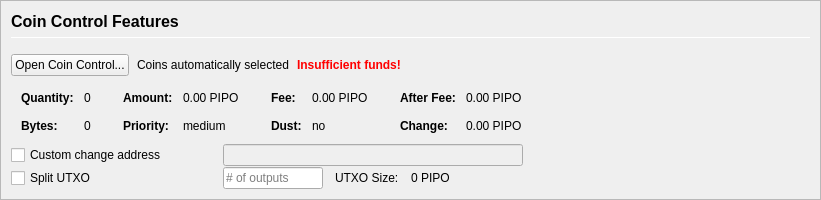
         <widget class="QFrame" name="frameCoinControl">
          <property name="sizePolicy">
           <sizepolicy hsizetype="Expanding" vsizetype="Expanding">
            <horstretch>0</horstretch>
            <verstretch>0</verstretch>
           </sizepolicy>
          </property>
          <property name="maximumSize">
           <size>
            <width>16777215</width>
            <height>16777215</height>
           </size>
          </property>
          <property name="frameShape">
           <enum>QFrame::StyledPanel</enum>
          </property>
          <property name="frameShadow">
           <enum>QFrame::Sunken</enum>
          </property>
          <layout class="QVBoxLayout" name="verticalLayoutCoinControl2">
           <property name="spacing">
            <number>0</number>
           </property>
           <property name="margin">
            <number>0</number>
           </property>
           <item>
            <widget class="QFrame" name="frameCoinControl_BG">
             <layout class="QVBoxLayout" name="verticalLayoutCoinControl" stretch="0,0,0,0,0,0">
              <property name="spacing">
               <number>1</number>
              </property>
              <property name="leftMargin">
               <number>10</number>
              </property>
              <property name="topMargin">
               <number>10</number>
              </property>
              <item>
               <layout class="QHBoxLayout" name="horizontalLayoutCoinControl1">
                <property name="bottomMargin">
                 <number>15</number>
                </property>
                <item>
                 <layout class="QVBoxLayout" name="verticalLayout_3">
                  <property name="spacing">
                   <number>6</number>
                  </property>
                  <item>
                   <widget class="QLabel" name="labelCoinControlFeatures">
                    <property name="sizePolicy">
                     <sizepolicy hsizetype="Preferred" vsizetype="Maximum">
                      <horstretch>0</horstretch>
                      <verstretch>0</verstretch>
                     </sizepolicy>
                    </property>
                    <property name="minimumSize">
                     <size>
                      <width>0</width>
                      <height>20</height>
                     </size>
                    </property>
                    <property name="font">
                     <font>
                      <pointsize>12</pointsize>
                      <weight>75</weight>
                      <bold>true</bold>
                     </font>
                    </property>
                    <property name="styleSheet">
                     <string notr="true">font-weight:bold;</string>
                    </property>
                    <property name="text">
                     <string>Coin Control Features</string>
                    </property>
                   </widget>
                  </item>
                  <item>
                   <widget class="Line" name="line">
                    <property name="minimumSize">
                     <size>
                      <width>0</width>
                      <height>1</height>
                     </size>
                    </property>
                    <property name="maximumSize">
                     <size>
                      <width>16777215</width>
                      <height>1</height>
                     </size>
                    </property>
                    <property name="orientation">
                     <enum>Qt::Horizontal</enum>
                    </property>
                   </widget>
                  </item>
                 </layout>
                </item>
               </layout>
              </item>
              <item>
               <layout class="QHBoxLayout" name="horizontalLayoutCoinControl2" stretch="0,0,0,0">
                <property name="spacing">
                 <number>8</number>
                </property>
                <property name="bottomMargin">
                 <number>10</number>
                </property>
                <item>
                 <widget class="QPushButton" name="pushButtonCoinControl">
                  <property name="styleSheet">
                   <string notr="true"/>
                  </property>
                  <property name="text">
                   <string>Open Coin Control...</string>
                  </property>
                  <property name="autoDefault">
                   <bool>false</bool>
                  </property>
                 </widget>
                </item>
                <item>
                 <widget class="QLabel" name="labelCoinControlAutomaticallySelected">
                  <property name="text">
                   <string>Coins automatically selected</string>
                  </property>
                  <property name="margin">
                   <number>5</number>
                  </property>
                 </widget>
                </item>
                <item>
                 <widget class="QLabel" name="labelCoinControlInsuffFunds">
                  <property name="font">
                   <font>
                    <weight>75</weight>
                    <bold>true</bold>
                   </font>
                  </property>
                  <property name="styleSheet">
                   <string notr="true">color:red;font-weight:bold;</string>
                  </property>
                  <property name="text">
                   <string>Insufficient funds!</string>
                  </property>
                  <property name="margin">
                   <number>5</number>
                  </property>
                 </widget>
                </item>
                <item>
                 <spacer name="horizontalSpacerCoinControl">
                  <property name="orientation">
                   <enum>Qt::Horizontal</enum>
                  </property>
                  <property name="sizeHint" stdset="0">
                   <size>
                    <width>40</width>
                    <height>1</height>
                   </size>
                  </property>
                 </spacer>
                </item>
               </layout>
              </item>
              <item>
               <widget class="QWidget" name="widgetCoinControl" native="true">
                <property name="sizePolicy">
                 <sizepolicy hsizetype="Preferred" vsizetype="Preferred">
                  <horstretch>0</horstretch>
                  <verstretch>0</verstretch>
                 </sizepolicy>
                </property>
                <property name="minimumSize">
                 <size>
                  <width>0</width>
                  <height>0</height>
                 </size>
                </property>
                <property name="styleSheet">
                 <string notr="true"/>
                </property>
                <layout class="QHBoxLayout" name="horizontalLayoutCoinControl5">
                 <property name="margin">
                  <number>0</number>
                 </property>
                 <item>
                  <layout class="QHBoxLayout" name="horizontalLayoutCoinControl3" stretch="0,0,0,1">
                   <property name="spacing">
                    <number>20</number>
                   </property>
                   <property name="topMargin">
                    <number>0</number>
                   </property>
                   <property name="bottomMargin">
                    <number>10</number>
                   </property>
                   <item>
                    <layout class="QFormLayout" name="formLayoutCoinControl1">
                     <property name="horizontalSpacing">
                      <number>10</number>
                     </property>
                     <property name="verticalSpacing">
                      <number>14</number>
                     </property>
                     <property name="leftMargin">
                      <number>10</number>
                     </property>
                     <property name="topMargin">
                      <number>4</number>
                     </property>
                     <property name="rightMargin">
                      <number>6</number>
                     </property>
                     <item row="0" column="0">
                      <widget class="QLabel" name="labelCoinControlQuantityText">
                       <property name="font">
                        <font>
                         <weight>75</weight>
                         <bold>true</bold>
                        </font>
                       </property>
                       <property name="text">
                        <string>Quantity:</string>
                       </property>
                       <property name="margin">
                        <number>0</number>
                       </property>
                      </widget>
                     </item>
                     <item row="0" column="1">
                      <widget class="QLabel" name="labelCoinControlQuantity">
                       <property name="cursor">
                        <cursorShape>IBeamCursor</cursorShape>
                       </property>
                       <property name="contextMenuPolicy">
                        <enum>Qt::ActionsContextMenu</enum>
                       </property>
                       <property name="text">
                        <string notr="true">0</string>
                       </property>
                       <property name="margin">
                        <number>0</number>
                       </property>
                       <property name="textInteractionFlags">
                        <set>Qt::LinksAccessibleByMouse|Qt::TextSelectableByKeyboard|Qt::TextSelectableByMouse</set>
                       </property>
                      </widget>
                     </item>
                     <item row="1" column="0">
                      <widget class="QLabel" name="labelCoinControlBytesText">
                       <property name="font">
                        <font>
                         <weight>75</weight>
                         <bold>true</bold>
                        </font>
                       </property>
                       <property name="text">
                        <string>Bytes:</string>
                       </property>
                      </widget>
                     </item>
                     <item row="1" column="1">
                      <widget class="QLabel" name="labelCoinControlBytes">
                       <property name="cursor">
                        <cursorShape>IBeamCursor</cursorShape>
                       </property>
                       <property name="contextMenuPolicy">
                        <enum>Qt::ActionsContextMenu</enum>
                       </property>
                       <property name="text">
                        <string notr="true">0</string>
                       </property>
                       <property name="textInteractionFlags">
                        <set>Qt::LinksAccessibleByMouse|Qt::TextSelectableByKeyboard|Qt::TextSelectableByMouse</set>
                       </property>
                      </widget>
                     </item>
                    </layout>
                   </item>
                   <item>
                    <layout class="QFormLayout" name="formLayoutCoinControl2">
                     <property name="horizontalSpacing">
                      <number>10</number>
                     </property>
                     <property name="verticalSpacing">
                      <number>14</number>
                     </property>
                     <property name="leftMargin">
                      <number>6</number>
                     </property>
                     <property name="topMargin">
                      <number>4</number>
                     </property>
                     <property name="rightMargin">
                      <number>6</number>
                     </property>
                     <item row="0" column="0">
                      <widget class="QLabel" name="labelCoinControlAmountText">
                       <property name="font">
                        <font>
                         <weight>75</weight>
                         <bold>true</bold>
                        </font>
                       </property>
                       <property name="text">
                        <string>Amount:</string>
                       </property>
                       <property name="margin">
                        <number>0</number>
                       </property>
                      </widget>
                     </item>
                     <item row="0" column="1">
                      <widget class="QLabel" name="labelCoinControlAmount">
                       <property name="cursor">
                        <cursorShape>IBeamCursor</cursorShape>
                       </property>
                       <property name="contextMenuPolicy">
                        <enum>Qt::ActionsContextMenu</enum>
                       </property>
                       <property name="text">
                        <string notr="true">0.00 PIPO</string>
                       </property>
                       <property name="textInteractionFlags">
                        <set>Qt::LinksAccessibleByMouse|Qt::TextSelectableByKeyboard|Qt::TextSelectableByMouse</set>
                       </property>
                      </widget>
                     </item>
                     <item row="1" column="0">
                      <widget class="QLabel" name="labelCoinControlPriorityText">
                       <property name="font">
                        <font>
                         <weight>75</weight>
                         <bold>true</bold>
                        </font>
                       </property>
                       <property name="text">
                        <string>Priority:</string>
                       </property>
                      </widget>
                     </item>
                     <item row="1" column="1">
                      <widget class="QLabel" name="labelCoinControlPriority">
                       <property name="cursor">
                        <cursorShape>IBeamCursor</cursorShape>
                       </property>
                       <property name="contextMenuPolicy">
                        <enum>Qt::ActionsContextMenu</enum>
                       </property>
                       <property name="text">
                        <string>medium</string>
                       </property>
                       <property name="textInteractionFlags">
                        <set>Qt::LinksAccessibleByMouse|Qt::TextSelectableByKeyboard|Qt::TextSelectableByMouse</set>
                       </property>
                      </widget>
                     </item>
                    </layout>
                   </item>
                   <item>
                    <layout class="QFormLayout" name="formLayoutCoinControl3">
                     <property name="horizontalSpacing">
                      <number>10</number>
                     </property>
                     <property name="verticalSpacing">
                      <number>14</number>
                     </property>
                     <property name="leftMargin">
                      <number>6</number>
                     </property>
                     <property name="topMargin">
                      <number>4</number>
                     </property>
                     <property name="rightMargin">
                      <number>6</number>
                     </property>
                     <item row="0" column="0">
                      <widget class="QLabel" name="labelCoinControlFeeText">
                       <property name="font">
                        <font>
                         <weight>75</weight>
                         <bold>true</bold>
                        </font>
                       </property>
                       <property name="text">
                        <string>Fee:</string>
                       </property>
                       <property name="margin">
                        <number>0</number>
                       </property>
                      </widget>
                     </item>
                     <item row="0" column="1">
                      <widget class="QLabel" name="labelCoinControlFee">
                       <property name="cursor">
                        <cursorShape>IBeamCursor</cursorShape>
                       </property>
                       <property name="contextMenuPolicy">
                        <enum>Qt::ActionsContextMenu</enum>
                       </property>
                       <property name="text">
                        <string notr="true">0.00 PIPO</string>
                       </property>
                       <property name="textInteractionFlags">
                        <set>Qt::LinksAccessibleByMouse|Qt::TextSelectableByKeyboard|Qt::TextSelectableByMouse</set>
                       </property>
                      </widget>
                     </item>
                     <item row="1" column="0">
                      <widget class="QLabel" name="labelCoinControlLowOutputText">
                       <property name="font">
                        <font>
                         <weight>75</weight>
                         <bold>true</bold>
                        </font>
                       </property>
                       <property name="text">
                        <string>Dust:</string>
                       </property>
                      </widget>
                     </item>
                     <item row="1" column="1">
                      <widget class="QLabel" name="labelCoinControlLowOutput">
                       <property name="cursor">
                        <cursorShape>IBeamCursor</cursorShape>
                       </property>
                       <property name="contextMenuPolicy">
                        <enum>Qt::ActionsContextMenu</enum>
                       </property>
                       <property name="text">
                        <string>no</string>
                       </property>
                       <property name="textInteractionFlags">
                        <set>Qt::LinksAccessibleByMouse|Qt::TextSelectableByKeyboard|Qt::TextSelectableByMouse</set>
                       </property>
                      </widget>
                     </item>
                    </layout>
                   </item>
                   <item>
                    <layout class="QFormLayout" name="formLayoutCoinControl4">
                     <property name="horizontalSpacing">
                      <number>10</number>
                     </property>
                     <property name="verticalSpacing">
                      <number>14</number>
                     </property>
                     <property name="leftMargin">
                      <number>6</number>
                     </property>
                     <property name="topMargin">
                      <number>4</number>
                     </property>
                     <property name="rightMargin">
                      <number>6</number>
                     </property>
                     <item row="0" column="0">
                      <widget class="QLabel" name="labelCoinControlAfterFeeText">
                       <property name="font">
                        <font>
                         <weight>75</weight>
                         <bold>true</bold>
                        </font>
                       </property>
                       <property name="text">
                        <string>After Fee:</string>
                       </property>
                       <property name="margin">
                        <number>0</number>
                       </property>
                      </widget>
                     </item>
                     <item row="0" column="1">
                      <widget class="QLabel" name="labelCoinControlAfterFee">
                       <property name="cursor">
                        <cursorShape>IBeamCursor</cursorShape>
                       </property>
                       <property name="contextMenuPolicy">
                        <enum>Qt::ActionsContextMenu</enum>
                       </property>
                       <property name="text">
                        <string notr="true">0.00 PIPO</string>
                       </property>
                       <property name="textInteractionFlags">
                        <set>Qt::LinksAccessibleByMouse|Qt::TextSelectableByKeyboard|Qt::TextSelectableByMouse</set>
                       </property>
                      </widget>
                     </item>
                     <item row="1" column="0">
                      <widget class="QLabel" name="labelCoinControlChangeText">
                       <property name="font">
                        <font>
                         <weight>75</weight>
                         <bold>true</bold>
                        </font>
                       </property>
                       <property name="text">
                        <string>Change:</string>
                       </property>
                      </widget>
                     </item>
                     <item row="1" column="1">
                      <widget class="QLabel" name="labelCoinControlChange">
                       <property name="cursor">
                        <cursorShape>IBeamCursor</cursorShape>
                       </property>
                       <property name="contextMenuPolicy">
                        <enum>Qt::ActionsContextMenu</enum>
                       </property>
                       <property name="text">
                        <string notr="true">0.00 PIPO</string>
                       </property>
                       <property name="textInteractionFlags">
                        <set>Qt::LinksAccessibleByMouse|Qt::TextSelectableByKeyboard|Qt::TextSelectableByMouse</set>
                       </property>
                      </widget>
                     </item>
                    </layout>
                   </item>
                  </layout>
                 </item>
                </layout>
               </widget>
              </item>
              <item>
               <layout class="QHBoxLayout" name="horizontalLayoutCoinControl4">
                <property name="spacing">
                 <number>12</number>
                </property>
                <property name="sizeConstraint">
                 <enum>QLayout::SetDefaultConstraint</enum>
                </property>
                <property name="topMargin">
                 <number>0</number>
                </property>
                <property name="rightMargin">
                 <number>0</number>
                </property>
                <item>
                 <widget class="QCheckBox" name="checkBoxCoinControlChange">
                  <property name="sizePolicy">
                   <sizepolicy hsizetype="Preferred" vsizetype="Preferred">
                    <horstretch>0</horstretch>
                    <verstretch>0</verstretch>
                   </sizepolicy>
                  </property>
                  <property name="minimumSize">
                   <size>
                    <width>200</width>
                    <height>0</height>
                   </size>
                  </property>
                  <property name="maximumSize">
                   <size>
                    <width>200</width>
                    <height>16777215</height>
                   </size>
                  </property>
                  <property name="toolTip">
                   <string>If this is activated, but the change address is empty or invalid, change will be sent to a newly generated address.</string>
                  </property>
                  <property name="text">
                   <string>Custom change address</string>
                  </property>
                 </widget>
                </item>
                <item>
                 <widget class="QValidatedLineEdit" name="lineEditCoinControlChange">
                  <property name="enabled">
                   <bool>false</bool>
                  </property>
                  <property name="sizePolicy">
                   <sizepolicy hsizetype="Preferred" vsizetype="Preferred">
                    <horstretch>0</horstretch>
                    <verstretch>0</verstretch>
                   </sizepolicy>
                  </property>
                  <property name="minimumSize">
                   <size>
                    <width>300</width>
                    <height>0</height>
                   </size>
                  </property>
                 </widget>
                </item>
                <item>
                 <widget class="QLabel" name="labelCoinControlChangeLabel">
                  <property name="sizePolicy">
                   <sizepolicy hsizetype="Preferred" vsizetype="Preferred">
                    <horstretch>0</horstretch>
                    <verstretch>0</verstretch>
                   </sizepolicy>
                  </property>
                  <property name="minimumSize">
                   <size>
                    <width>100</width>
                    <height>0</height>
                   </size>
                  </property>
                  <property name="text">
                   <string/>
                  </property>
                  <property name="margin">
                   <number>3</number>
                  </property>
                 </widget>
                </item>
               </layout>
              </item>
              <item>
               <layout class="QHBoxLayout" name="horizontalLayoutCoinControl6">
                <property name="spacing">
                 <number>12</number>
                </property>
                <property name="rightMargin">
                 <number>0</number>
                </property>
                <item>
                 <widget class="QCheckBox" name="splitBlockCheckBox">
                  <property name="sizePolicy">
                   <sizepolicy hsizetype="Preferred" vsizetype="Preferred">
                    <horstretch>0</horstretch>
                    <verstretch>0</verstretch>
                   </sizepolicy>
                  </property>
                  <property name="minimumSize">
                   <size>
                    <width>200</width>
                    <height>0</height>
                   </size>
                  </property>
                  <property name="maximumSize">
                   <size>
                    <width>200</width>
                    <height>16777215</height>
                   </size>
                  </property>
                  <property name="text">
                   <string>Split UTXO</string>
                  </property>
                 </widget>
                </item>
                <item>
                 <widget class="QLineEdit" name="splitBlockLineEdit">
                  <property name="sizePolicy">
                   <sizepolicy hsizetype="Preferred" vsizetype="Preferred">
                    <horstretch>50</horstretch>
                    <verstretch>0</verstretch>
                   </sizepolicy>
                  </property>
                  <property name="minimumSize">
                   <size>
                    <width>100</width>
                    <height>0</height>
                   </size>
                  </property>
                  <property name="maximumSize">
                   <size>
                    <width>100</width>
                    <height>16777215</height>
                   </size>
                  </property>
                  <property name="placeholderText">
                   <string># of outputs</string>
                  </property>
                 </widget>
                </item>
                <item>
                 <widget class="QLabel" name="labelBlockSizeText">
                  <property name="text">
                   <string>UTXO Size:</string>
                  </property>
                 </widget>
                </item>
                <item>
                 <widget class="QLabel" name="labelBlockSize">
                  <property name="text">
                   <string>0 PIPO</string>
                  </property>
                 </widget>
                </item>
                <item>
                 <spacer name="horizontalSpacer_7">
                  <property name="orientation">
                   <enum>Qt::Horizontal</enum>
                  </property>
                  <property name="sizeHint" stdset="0">
                   <size>
                    <width>40</width>
                    <height>20</height>
                   </size>
                  </property>
                 </spacer>
                </item>
               </layout>
              </item>
              <item>
               <spacer name="verticalSpacerCoinControl">
                <property name="orientation">
                 <enum>Qt::Vertical</enum>
                </property>
                <property name="sizeHint" stdset="0">
                 <size>
                  <width>800</width>
                  <height>1</height>
                 </size>
                </property>
               </spacer>
              </item>
             </layout>
            </widget>
           </item>
          </layout>
         </widget>
